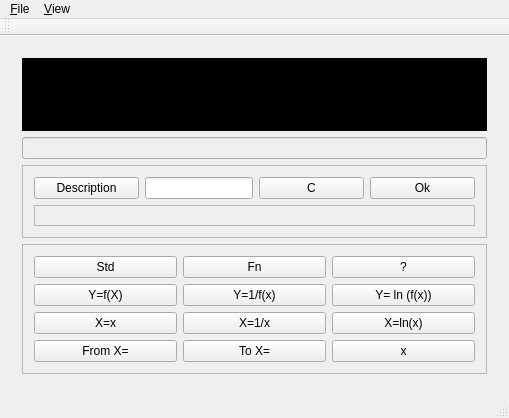
<?xml version="1.0" encoding="UTF-8"?>
<ui version="4.0">
 <class>MainWindow</class>
 <widget class="QMainWindow" name="MainWindow">
  <property name="geometry">
   <rect>
    <x>0</x>
    <y>0</y>
    <width>509</width>
    <height>418</height>
   </rect>
  </property>
  <property name="windowTitle">
   <string>Calculator</string>
  </property>
  <widget class="QWidget" name="centralWidget">
   <layout class="QVBoxLayout" name="verticalLayout_7">
    <item>
     <widget class="QStackedWidget" name="stackedWidget">
      <property name="currentIndex">
       <number>2</number>
      </property>
      <widget class="QWidget" name="pageStandard">
       <layout class="QVBoxLayout" name="verticalLayout">
        <item>
         <widget class="QLabel" name="labelLog">
          <property name="sizePolicy">
           <sizepolicy hsizetype="Preferred" vsizetype="Fixed">
            <horstretch>0</horstretch>
            <verstretch>0</verstretch>
           </sizepolicy>
          </property>
          <property name="minimumSize">
           <size>
            <width>0</width>
            <height>100</height>
           </size>
          </property>
          <property name="palette">
           <palette>
            <active>
             <colorrole role="Base">
              <brush brushstyle="SolidPattern">
               <color alpha="255">
                <red>255</red>
                <green>255</green>
                <blue>255</blue>
               </color>
              </brush>
             </colorrole>
             <colorrole role="Window">
              <brush brushstyle="SolidPattern">
               <color alpha="255">
                <red>255</red>
                <green>255</green>
                <blue>255</blue>
               </color>
              </brush>
             </colorrole>
            </active>
            <inactive>
             <colorrole role="Base">
              <brush brushstyle="SolidPattern">
               <color alpha="255">
                <red>255</red>
                <green>255</green>
                <blue>255</blue>
               </color>
              </brush>
             </colorrole>
             <colorrole role="Window">
              <brush brushstyle="SolidPattern">
               <color alpha="255">
                <red>255</red>
                <green>255</green>
                <blue>255</blue>
               </color>
              </brush>
             </colorrole>
            </inactive>
            <disabled>
             <colorrole role="Base">
              <brush brushstyle="SolidPattern">
               <color alpha="255">
                <red>255</red>
                <green>255</green>
                <blue>255</blue>
               </color>
              </brush>
             </colorrole>
             <colorrole role="Window">
              <brush brushstyle="SolidPattern">
               <color alpha="255">
                <red>255</red>
                <green>255</green>
                <blue>255</blue>
               </color>
              </brush>
             </colorrole>
            </disabled>
           </palette>
          </property>
          <property name="autoFillBackground">
           <bool>true</bool>
          </property>
          <property name="frameShape">
           <enum>QFrame::Box</enum>
          </property>
          <property name="text">
           <string>TextLabel</string>
          </property>
          <property name="alignment">
           <set>Qt::AlignBottom|Qt::AlignRight|Qt::AlignTrailing</set>
          </property>
         </widget>
        </item>
        <item>
         <widget class="QLineEdit" name="lineEdit">
          <property name="alignment">
           <set>Qt::AlignRight|Qt::AlignTrailing|Qt::AlignVCenter</set>
          </property>
         </widget>
        </item>
        <item>
         <layout class="QGridLayout" name="gridLayout">
          <item row="0" column="0">
           <widget class="QPushButton" name="pushButtonFn">
            <property name="text">
             <string>Fn</string>
            </property>
           </widget>
          </item>
          <item row="0" column="1">
           <widget class="QPushButton" name="pushButtonClear">
            <property name="text">
             <string>C</string>
            </property>
           </widget>
          </item>
          <item row="0" column="2">
           <widget class="QPushButton" name="pushButtonAllClear">
            <property name="text">
             <string>AC</string>
            </property>
           </widget>
          </item>
          <item row="0" column="3">
           <widget class="QPushButton" name="pushButtonDivide">
            <property name="text">
             <string>/</string>
            </property>
           </widget>
          </item>
          <item row="1" column="0">
           <widget class="QPushButton" name="pushButton1">
            <property name="text">
             <string>1</string>
            </property>
           </widget>
          </item>
          <item row="1" column="1">
           <widget class="QPushButton" name="pushButton2">
            <property name="text">
             <string>2</string>
            </property>
           </widget>
          </item>
          <item row="1" column="3">
           <widget class="QPushButton" name="pushButtonMultiply">
            <property name="text">
             <string>*</string>
            </property>
           </widget>
          </item>
          <item row="2" column="0">
           <widget class="QPushButton" name="pushButton4">
            <property name="text">
             <string>4</string>
            </property>
           </widget>
          </item>
          <item row="2" column="1">
           <widget class="QPushButton" name="pushButton5">
            <property name="text">
             <string>5</string>
            </property>
           </widget>
          </item>
          <item row="2" column="2">
           <widget class="QPushButton" name="pushButton6">
            <property name="text">
             <string>6</string>
            </property>
           </widget>
          </item>
          <item row="2" column="3">
           <widget class="QPushButton" name="pushButtonSubtract">
            <property name="text">
             <string>-</string>
            </property>
           </widget>
          </item>
          <item row="3" column="0">
           <widget class="QPushButton" name="pushButton7">
            <property name="text">
             <string>7</string>
            </property>
           </widget>
          </item>
          <item row="3" column="1">
           <widget class="QPushButton" name="pushButton8">
            <property name="text">
             <string>8</string>
            </property>
           </widget>
          </item>
          <item row="3" column="2">
           <widget class="QPushButton" name="pushButton9">
            <property name="text">
             <string>9</string>
            </property>
           </widget>
          </item>
          <item row="3" column="3">
           <widget class="QPushButton" name="pushButtonAdd">
            <property name="text">
             <string>+</string>
            </property>
           </widget>
          </item>
          <item row="4" column="0">
           <widget class="QPushButton" name="pushButton0">
            <property name="text">
             <string>0</string>
            </property>
           </widget>
          </item>
          <item row="4" column="1">
           <widget class="QPushButton" name="pushButtonDot">
            <property name="text">
             <string>.</string>
            </property>
           </widget>
          </item>
          <item row="4" column="2">
           <widget class="QPushButton" name="pushButtonPlusMinus">
            <property name="text">
             <string>+/-</string>
            </property>
           </widget>
          </item>
          <item row="4" column="3">
           <widget class="QPushButton" name="pushButtonEqual">
            <property name="text">
             <string>=</string>
            </property>
           </widget>
          </item>
          <item row="1" column="2">
           <widget class="QPushButton" name="pushButton3">
            <property name="text">
             <string>3</string>
            </property>
           </widget>
          </item>
         </layout>
        </item>
       </layout>
      </widget>
      <widget class="QWidget" name="pageFunctions">
       <layout class="QVBoxLayout" name="verticalLayout_5">
        <item>
         <widget class="QLabel" name="labelLog_2">
          <property name="sizePolicy">
           <sizepolicy hsizetype="Preferred" vsizetype="Expanding">
            <horstretch>0</horstretch>
            <verstretch>0</verstretch>
           </sizepolicy>
          </property>
          <property name="minimumSize">
           <size>
            <width>0</width>
            <height>100</height>
           </size>
          </property>
          <property name="palette">
           <palette>
            <active>
             <colorrole role="Base">
              <brush brushstyle="SolidPattern">
               <color alpha="255">
                <red>255</red>
                <green>255</green>
                <blue>255</blue>
               </color>
              </brush>
             </colorrole>
             <colorrole role="Window">
              <brush brushstyle="SolidPattern">
               <color alpha="255">
                <red>255</red>
                <green>255</green>
                <blue>255</blue>
               </color>
              </brush>
             </colorrole>
            </active>
            <inactive>
             <colorrole role="Base">
              <brush brushstyle="SolidPattern">
               <color alpha="255">
                <red>255</red>
                <green>255</green>
                <blue>255</blue>
               </color>
              </brush>
             </colorrole>
             <colorrole role="Window">
              <brush brushstyle="SolidPattern">
               <color alpha="255">
                <red>255</red>
                <green>255</green>
                <blue>255</blue>
               </color>
              </brush>
             </colorrole>
            </inactive>
            <disabled>
             <colorrole role="Base">
              <brush brushstyle="SolidPattern">
               <color alpha="255">
                <red>255</red>
                <green>255</green>
                <blue>255</blue>
               </color>
              </brush>
             </colorrole>
             <colorrole role="Window">
              <brush brushstyle="SolidPattern">
               <color alpha="255">
                <red>255</red>
                <green>255</green>
                <blue>255</blue>
               </color>
              </brush>
             </colorrole>
            </disabled>
           </palette>
          </property>
          <property name="autoFillBackground">
           <bool>true</bool>
          </property>
          <property name="frameShape">
           <enum>QFrame::Box</enum>
          </property>
          <property name="text">
           <string>TextLabel</string>
          </property>
          <property name="alignment">
           <set>Qt::AlignBottom|Qt::AlignRight|Qt::AlignTrailing</set>
          </property>
         </widget>
        </item>
        <item>
         <layout class="QHBoxLayout" name="horizontalLayout">
          <item>
           <widget class="QLabel" name="labelAngleMode">
            <property name="sizePolicy">
             <sizepolicy hsizetype="Fixed" vsizetype="Preferred">
              <horstretch>0</horstretch>
              <verstretch>0</verstretch>
             </sizepolicy>
            </property>
            <property name="text">
             <string>deg</string>
            </property>
           </widget>
          </item>
          <item>
           <widget class="QLineEdit" name="lineEdit_2">
            <property name="alignment">
             <set>Qt::AlignRight|Qt::AlignTrailing|Qt::AlignVCenter</set>
            </property>
           </widget>
          </item>
         </layout>
        </item>
        <item>
         <widget class="QFrame" name="frameFunctionsButtonGrid">
          <property name="frameShape">
           <enum>QFrame::StyledPanel</enum>
          </property>
          <property name="frameShadow">
           <enum>QFrame::Raised</enum>
          </property>
          <layout class="QVBoxLayout" name="verticalLayout_3">
           <item>
            <layout class="QGridLayout" name="gridLayout_2">
             <item row="0" column="0">
              <widget class="QPushButton" name="pushButtonStd">
               <property name="text">
                <string>Std</string>
               </property>
              </widget>
             </item>
             <item row="0" column="1">
              <widget class="QPushButton" name="pushButtonPlot">
               <property name="text">
                <string>Plot</string>
               </property>
              </widget>
             </item>
             <item row="0" column="2">
              <widget class="QPushButton" name="pushButtonParenthesisOpen">
               <property name="text">
                <string>(</string>
               </property>
              </widget>
             </item>
             <item row="0" column="3">
              <widget class="QPushButton" name="pushButtonParenthesisClose">
               <property name="text">
                <string>)</string>
               </property>
              </widget>
             </item>
             <item row="1" column="0">
              <widget class="QPushButton" name="pushButton1OverX">
               <property name="text">
                <string>1/x</string>
               </property>
              </widget>
             </item>
             <item row="1" column="1">
              <widget class="QPushButton" name="pushButtonPower">
               <property name="text">
                <string>x^y</string>
               </property>
              </widget>
             </item>
             <item row="1" column="2">
              <widget class="QPushButton" name="pushButtonSqrt">
               <property name="text">
                <string>sqrt</string>
               </property>
              </widget>
             </item>
             <item row="1" column="3">
              <widget class="QPushButton" name="pushButtonE">
               <property name="text">
                <string>E</string>
               </property>
              </widget>
             </item>
             <item row="2" column="0">
              <widget class="QPushButton" name="pushButtonSin">
               <property name="text">
                <string>sin</string>
               </property>
              </widget>
             </item>
             <item row="2" column="1">
              <widget class="QPushButton" name="pushButtonCos">
               <property name="text">
                <string>cos</string>
               </property>
              </widget>
             </item>
             <item row="2" column="2">
              <widget class="QPushButton" name="pushButtonTan">
               <property name="text">
                <string>tan</string>
               </property>
              </widget>
             </item>
             <item row="2" column="3">
              <widget class="QPushButton" name="pushButtonArc">
               <property name="text">
                <string>arc</string>
               </property>
              </widget>
             </item>
             <item row="3" column="0">
              <widget class="QPushButton" name="pushButtonSinh">
               <property name="text">
                <string>sinh</string>
               </property>
              </widget>
             </item>
             <item row="3" column="1">
              <widget class="QPushButton" name="pushButtonCosh">
               <property name="text">
                <string>cosh</string>
               </property>
              </widget>
             </item>
             <item row="3" column="2">
              <widget class="QPushButton" name="pushButtonTanh">
               <property name="text">
                <string>tanh</string>
               </property>
              </widget>
             </item>
             <item row="3" column="3">
              <widget class="QPushButton" name="pushButtonAr">
               <property name="text">
                <string>ar</string>
               </property>
              </widget>
             </item>
             <item row="4" column="0">
              <widget class="QPushButton" name="pushButtonAngleMode">
               <property name="text">
                <string>rad</string>
               </property>
              </widget>
             </item>
             <item row="4" column="1">
              <widget class="QPushButton" name="pushButtonExp">
               <property name="text">
                <string>exp</string>
               </property>
              </widget>
             </item>
             <item row="4" column="2">
              <widget class="QPushButton" name="pushButtonLn">
               <property name="text">
                <string>ln</string>
               </property>
              </widget>
             </item>
             <item row="4" column="3">
              <widget class="QPushButton" name="pushButtonLog">
               <property name="text">
                <string>log</string>
               </property>
              </widget>
             </item>
            </layout>
           </item>
          </layout>
         </widget>
        </item>
       </layout>
      </widget>
      <widget class="QWidget" name="pagePlot">
       <layout class="QVBoxLayout" name="verticalLayout_6">
        <item>
         <widget class="PlotWidget" name="plotWidget">
          <property name="palette">
           <palette>
            <active>
             <colorrole role="Base">
              <brush brushstyle="SolidPattern">
               <color alpha="255">
                <red>255</red>
                <green>255</green>
                <blue>255</blue>
               </color>
              </brush>
             </colorrole>
             <colorrole role="Window">
              <brush brushstyle="SolidPattern">
               <color alpha="255">
                <red>0</red>
                <green>0</green>
                <blue>0</blue>
               </color>
              </brush>
             </colorrole>
            </active>
            <inactive>
             <colorrole role="Base">
              <brush brushstyle="SolidPattern">
               <color alpha="255">
                <red>255</red>
                <green>255</green>
                <blue>255</blue>
               </color>
              </brush>
             </colorrole>
             <colorrole role="Window">
              <brush brushstyle="SolidPattern">
               <color alpha="255">
                <red>0</red>
                <green>0</green>
                <blue>0</blue>
               </color>
              </brush>
             </colorrole>
            </inactive>
            <disabled>
             <colorrole role="Base">
              <brush brushstyle="SolidPattern">
               <color alpha="255">
                <red>0</red>
                <green>0</green>
                <blue>0</blue>
               </color>
              </brush>
             </colorrole>
             <colorrole role="Window">
              <brush brushstyle="SolidPattern">
               <color alpha="255">
                <red>0</red>
                <green>0</green>
                <blue>0</blue>
               </color>
              </brush>
             </colorrole>
            </disabled>
           </palette>
          </property>
          <property name="autoFillBackground">
           <bool>true</bool>
          </property>
          <property name="frameShape">
           <enum>QFrame::StyledPanel</enum>
          </property>
          <property name="frameShadow">
           <enum>QFrame::Raised</enum>
          </property>
         </widget>
        </item>
        <item>
         <widget class="QLineEdit" name="lineEditPlotSetup">
          <property name="enabled">
           <bool>false</bool>
          </property>
         </widget>
        </item>
        <item>
         <widget class="QFrame" name="framePlotInputColumn">
          <property name="frameShape">
           <enum>QFrame::StyledPanel</enum>
          </property>
          <property name="frameShadow">
           <enum>QFrame::Raised</enum>
          </property>
          <layout class="QVBoxLayout" name="verticalLayout_4">
           <item>
            <layout class="QHBoxLayout" name="horizontalLayout_2">
             <item>
              <widget class="QPushButton" name="pushButtonPlotDescription">
               <property name="text">
                <string>Description</string>
               </property>
              </widget>
             </item>
             <item>
              <widget class="QLineEdit" name="lineEditPlotNumber">
               <property name="sizePolicy">
                <sizepolicy hsizetype="Fixed" vsizetype="Fixed">
                 <horstretch>0</horstretch>
                 <verstretch>0</verstretch>
                </sizepolicy>
               </property>
              </widget>
             </item>
             <item>
              <widget class="QPushButton" name="pushButtonPlotC">
               <property name="text">
                <string>C</string>
               </property>
              </widget>
             </item>
             <item>
              <widget class="QPushButton" name="pushButtonPlotOk">
               <property name="text">
                <string>Ok</string>
               </property>
              </widget>
             </item>
            </layout>
           </item>
           <item>
            <widget class="QFrame" name="frameNumberPad">
             <property name="frameShape">
              <enum>QFrame::StyledPanel</enum>
             </property>
             <property name="frameShadow">
              <enum>QFrame::Raised</enum>
             </property>
            </widget>
           </item>
          </layout>
         </widget>
        </item>
        <item>
         <widget class="QFrame" name="framePlotButtonGrid">
          <property name="frameShape">
           <enum>QFrame::StyledPanel</enum>
          </property>
          <property name="frameShadow">
           <enum>QFrame::Raised</enum>
          </property>
          <layout class="QVBoxLayout" name="verticalLayout_2">
           <item>
            <layout class="QGridLayout" name="gridLayout_3">
             <item row="0" column="0">
              <widget class="QPushButton" name="pushButtonPlotStd">
               <property name="text">
                <string>Std</string>
               </property>
              </widget>
             </item>
             <item row="0" column="1">
              <widget class="QPushButton" name="pushButtonPlotFn">
               <property name="text">
                <string>Fn</string>
               </property>
              </widget>
             </item>
             <item row="0" column="2">
              <widget class="QPushButton" name="pushButtonPlotHelp">
               <property name="text">
                <string>?</string>
               </property>
              </widget>
             </item>
             <item row="1" column="0">
              <widget class="QPushButton" name="pushButtonY">
               <property name="text">
                <string>Y=f(X)</string>
               </property>
              </widget>
             </item>
             <item row="1" column="1">
              <widget class="QPushButton" name="pushButtonY1overfx">
               <property name="text">
                <string>Y=1/f(x)</string>
               </property>
              </widget>
             </item>
             <item row="1" column="2">
              <widget class="QPushButton" name="pushButtonYlnfx">
               <property name="text">
                <string>Y= ln (f(x))</string>
               </property>
              </widget>
             </item>
             <item row="2" column="0">
              <widget class="QPushButton" name="pushButtonXx">
               <property name="text">
                <string>X=x</string>
               </property>
              </widget>
             </item>
             <item row="2" column="1">
              <widget class="QPushButton" name="pushButtonX1overx">
               <property name="text">
                <string>X=1/x</string>
               </property>
              </widget>
             </item>
             <item row="2" column="2">
              <widget class="QPushButton" name="pushButtonXlnx">
               <property name="text">
                <string>X=ln(x)</string>
               </property>
              </widget>
             </item>
             <item row="3" column="0">
              <widget class="QPushButton" name="pushButtonFromX">
               <property name="text">
                <string>From X=</string>
               </property>
              </widget>
             </item>
             <item row="3" column="1">
              <widget class="QPushButton" name="pushButtonToX">
               <property name="text">
                <string>To X=</string>
               </property>
              </widget>
             </item>
             <item row="3" column="2">
              <widget class="QPushButton" name="pushButtonX">
               <property name="text">
                <string>x</string>
               </property>
              </widget>
             </item>
            </layout>
           </item>
          </layout>
         </widget>
        </item>
       </layout>
      </widget>
     </widget>
    </item>
   </layout>
  </widget>
  <widget class="QMenuBar" name="menuBar">
   <property name="geometry">
    <rect>
     <x>0</x>
     <y>0</y>
     <width>509</width>
     <height>25</height>
    </rect>
   </property>
   <widget class="QMenu" name="menu_File">
    <property name="title">
     <string>&amp;File</string>
    </property>
    <addaction name="actionExit"/>
    <addaction name="actionOpen"/>
    <addaction name="action_Save_As"/>
    <addaction name="action_Save"/>
   </widget>
   <widget class="QMenu" name="menu_View">
    <property name="title">
     <string>&amp;View</string>
    </property>
    <addaction name="action_Standard"/>
    <addaction name="action_Scientific"/>
    <addaction name="action_Graph"/>
   </widget>
   <addaction name="menu_File"/>
   <addaction name="menu_View"/>
  </widget>
  <widget class="QToolBar" name="mainToolBar">
   <attribute name="toolBarArea">
    <enum>TopToolBarArea</enum>
   </attribute>
   <attribute name="toolBarBreak">
    <bool>false</bool>
   </attribute>
  </widget>
  <widget class="QStatusBar" name="statusBar"/>
  <action name="actionExit">
   <property name="text">
    <string>&amp;Exit</string>
   </property>
  </action>
  <action name="action_Standard">
   <property name="text">
    <string>&amp;Standard</string>
   </property>
  </action>
  <action name="action_Scientific">
   <property name="text">
    <string>&amp;Scientific</string>
   </property>
  </action>
  <action name="action_Graph">
   <property name="text">
    <string>&amp;Graph</string>
   </property>
  </action>
  <action name="actionOpen">
   <property name="text">
    <string>&amp;Open</string>
   </property>
  </action>
  <action name="action_Save_As">
   <property name="text">
    <string>&amp;Save As</string>
   </property>
  </action>
  <action name="action_Save">
   <property name="text">
    <string>&amp;Save</string>
   </property>
  </action>
 </widget>
 <layoutdefault spacing="6" margin="11"/>
 <customwidgets>
  <customwidget>
   <class>PlotWidget</class>
   <extends>QFrame</extends>
   <header>src/plotwidget.h</header>
   <container>1</container>
  </customwidget>
 </customwidgets>
 <resources/>
 <connections/>
</ui>
